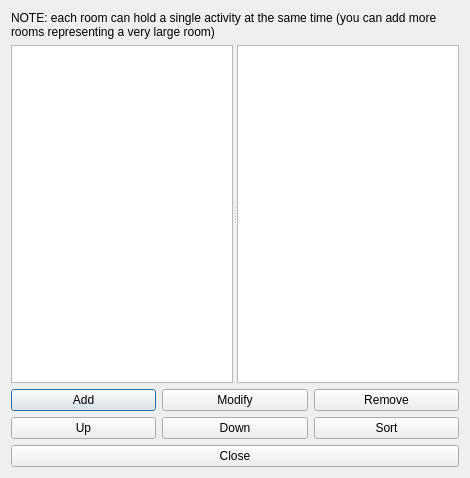
<?xml version="1.0" encoding="UTF-8"?>
<ui version="4.0">
 <class>RoomsForm_template</class>
 <widget class="QDialog" name="RoomsForm_template">
  <property name="geometry">
   <rect>
    <x>0</x>
    <y>0</y>
    <width>470</width>
    <height>478</height>
   </rect>
  </property>
  <property name="windowTitle">
   <string extracomment="The name of the rooms dialog">Rooms</string>
  </property>
  <layout class="QGridLayout" name="gridLayout">
   <item row="0" column="0">
    <widget class="QLabel" name="notesTextLabel">
     <property name="sizePolicy">
      <sizepolicy hsizetype="Minimum" vsizetype="Minimum">
       <horstretch>0</horstretch>
       <verstretch>0</verstretch>
      </sizepolicy>
     </property>
     <property name="text">
      <string>NOTE: each room can hold a single activity at the same time (you can add more rooms representing a very large room)</string>
     </property>
     <property name="textFormat">
      <enum>Qt::RichText</enum>
     </property>
     <property name="wordWrap">
      <bool>true</bool>
     </property>
    </widget>
   </item>
   <item row="1" column="0">
    <widget class="QSplitter" name="splitter">
     <property name="sizePolicy">
      <sizepolicy hsizetype="Expanding" vsizetype="Expanding">
       <horstretch>0</horstretch>
       <verstretch>0</verstretch>
      </sizepolicy>
     </property>
     <property name="orientation">
      <enum>Qt::Horizontal</enum>
     </property>
     <widget class="QListWidget" name="roomsListWidget"/>
     <widget class="QPlainTextEdit" name="currentRoomTextEdit"/>
    </widget>
   </item>
   <item row="2" column="0">
    <layout class="QHBoxLayout" name="horizontalLayout_2">
     <item>
      <widget class="QPushButton" name="addRoomPushButton">
       <property name="text">
        <string>Add</string>
       </property>
      </widget>
     </item>
     <item>
      <widget class="QPushButton" name="modifyRoomPushButton">
       <property name="text">
        <string>Modify</string>
       </property>
      </widget>
     </item>
     <item>
      <widget class="QPushButton" name="removeRoomPushButton">
       <property name="text">
        <string>Remove</string>
       </property>
      </widget>
     </item>
    </layout>
   </item>
   <item row="3" column="0">
    <layout class="QHBoxLayout" name="horizontalLayout">
     <item>
      <widget class="QPushButton" name="moveRoomUpPushButton">
       <property name="text">
        <string comment="It means move the item up in the list">Up</string>
       </property>
      </widget>
     </item>
     <item>
      <widget class="QPushButton" name="moveRoomDownPushButton">
       <property name="text">
        <string comment="It means move the item down in the list">Down</string>
       </property>
      </widget>
     </item>
     <item>
      <widget class="QPushButton" name="sortRoomsPushButton">
       <property name="text">
        <string>Sort</string>
       </property>
      </widget>
     </item>
    </layout>
   </item>
   <item row="4" column="0">
    <widget class="QPushButton" name="closePushButton">
     <property name="text">
      <string>Close</string>
     </property>
    </widget>
   </item>
  </layout>
 </widget>
 <layoutdefault spacing="6" margin="11"/>
 <resources/>
 <connections/>
</ui>
